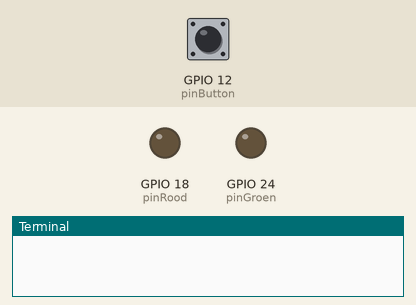
Simulated run of this program. Board: Raspberry Pi (BCM pin numbers). On the bench: output pins drawn as LEDs (lit = HIGH), the last lines printed to the terminal. Dashed ring = blinking. The test bench sets the inputs (shaded band); at power-on: GPIO 12 (pinButton) HIGH. Random numbers come from a fixed seed; no MQTT or app messages arrive unless stated.

Above: at 1.3 s.
1.4 s: GPIO 12 (pinButton) pulled LOW for 0.15 s
At 1.9 s:
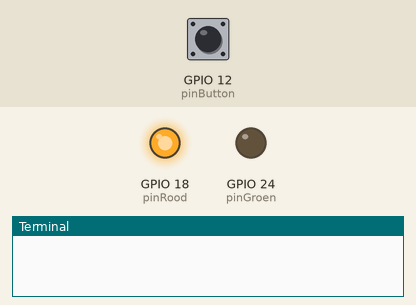
4.0 s: GPIO 12 (pinButton) pulled LOW for 1 s
At 7.1 s:
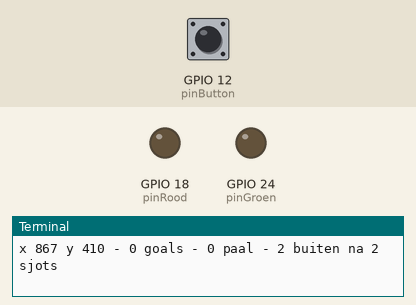
7.5 s: GPIO 12 (pinButton) pulsed LOW 5 times (0.12 s each, 0.3 s apart)
At 10.7 s:
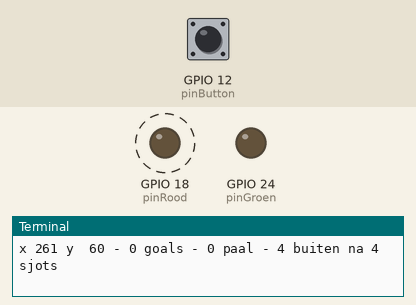
11.3 s: GPIO 12 (pinButton) pulled LOW for 3.2 s
At 16.8 s:
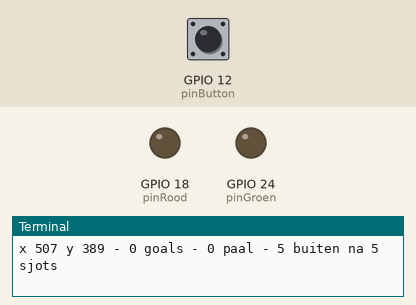
Timing chart, 0 to 18.0 s (numbered marks = the images above; inputs shaded):
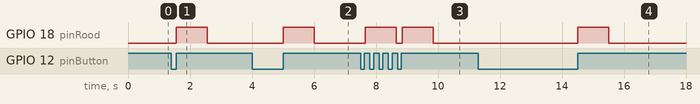

Measured:
- after the input at 1.4 s, GPIO 18 (pinRood): LOW → HIGH after 0.15 s, → LOW 1.0 s later
- after the input at 4.0 s, GPIO 18 (pinRood): LOW → HIGH after 1.0 s, → LOW 1.0 s later
- after the input at 7.5 s, GPIO 18 (pinRood): alternates HIGH for 1.0 s and LOW for 0.20 s, starting after 0.15 s
- after the input at 11.3 s, GPIO 18 (pinRood): LOW → HIGH after 3.2 s, → LOW 1.0 s later

The program:

DoelDectectorLEDsBTN_MQTTPub.py
```python
import random
import RPi.GPIO as gpio  # module om gpio poorten aan te spreken
import paho.mqtt.client as mqtt
import json
import time

# constanten
pinRood = 18
pinGroen = 24
pinButton = 12
diktePaal = 10
x_max = 900
y_max = 500

#BROKER = "broker.hivemq.com"
BROKER = "raspifrank"  # naam raspberry pi
UNIQUE_ID = "FrankV16"

# variabelen
aantalSjots = 0
aantalGoals = 0
aantalPaal = 0
aantalMissers = 0

sendData = {"GOALS":0,"MISSERS":0,"PAAL":0}

try:
    # LEDs initialiseren
    gpio.setmode(gpio.BCM)     # gpio nummering
    gpio.setup([pinRood, pinGroen], gpio.OUT)

    # button initialiseren met interne pullup weerstand
    gpio.setup(pinButton, gpio.IN, gpio.PUD_UP)

    # maak mqtt client object
    client = mqtt.Client(UNIQUE_ID)

    # connecteer met mqtt broker
    client.connect(BROKER)

    # scores op 0 zetten
    strSendData = json.dumps(sendData)
    client.publish(UNIQUE_ID+"/goalApp", strSendData)

    # oneindige lus
    while True:

        # LEDs uit
        gpio.output([pinGroen, pinRood], gpio.LOW)

        # is button ingedrukt ?
        if gpio.input(pinButton) == 0:

            # wacht tot button losgelaten wordt (debouncing)
            while gpio.input(pinButton) == 0:
                time.sleep(0.05)

            # aantalSjots verhogen
            aantalSjots += 1

            # sjot de bal
            x = random.randint(0, x_max)
            y = random.randint(0, y_max)

            # ?
            if x>300 and x<=600 and y<=220:     # goal
                aantalGoals += 1
                sendData["GOALS"] = aantalGoals
                gpio.output(pinGroen, gpio.HIGH)
                gpio.output(pinRood, gpio.LOW)
                time.sleep(1)
            elif x<290 or x>610 or y>230:       # buiten
                aantalMissers += 1
                sendData["MISSERS"] = aantalMissers
                gpio.output(pinGroen, gpio.LOW)
                gpio.output(pinRood, gpio.HIGH)
                time.sleep(1)
            else:                               # paal
                aantalPaal += 1
                sendData["PAAL"] = aantalPaal
                gpio.output([pinGroen,pinRood], gpio.HIGH)
                time.sleep(1)

            # resultaat na shots
            print('x {:3d} y {:3d} - {} goals - {} paal - {} buiten na {} sjots'.format(x, y, aantalGoals, aantalPaal, aantalMissers, aantalSjots))

            # omzetten sendData naar json string
            strSendData = json.dumps(sendData)

            # publish json string naar mqtt broker
            client.publish(UNIQUE_ID+"/goalApp", strSendData)

except KeyboardInterrupt:
    print('Programma gestopt met Crtl-C')

finally:
    gpio.cleanup()
```
